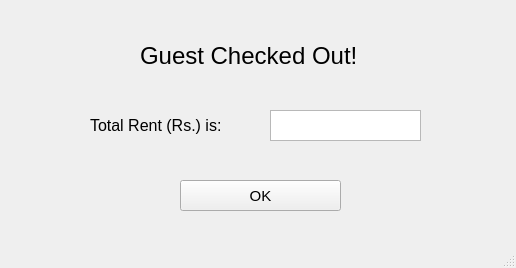
<?xml version="1.0" encoding="UTF-8"?>
<ui version="4.0">
 <class>after_checkout</class>
 <widget class="QMainWindow" name="after_checkout">
  <property name="geometry">
   <rect>
    <x>0</x>
    <y>0</y>
    <width>516</width>
    <height>268</height>
   </rect>
  </property>
  <property name="windowTitle">
   <string>MainWindow</string>
  </property>
  <widget class="QWidget" name="centralwidget">
   <widget class="QLabel" name="totalrent_label">
    <property name="enabled">
     <bool>true</bool>
    </property>
    <property name="geometry">
     <rect>
      <x>90</x>
      <y>110</y>
      <width>181</width>
      <height>31</height>
     </rect>
    </property>
    <property name="font">
     <font>
      <pointsize>12</pointsize>
     </font>
    </property>
    <property name="toolTip">
     <string>&lt;html&gt;&lt;head/&gt;&lt;body&gt;&lt;p&gt;Name&lt;/p&gt;&lt;/body&gt;&lt;/html&gt;</string>
    </property>
    <property name="whatsThis">
     <string>&lt;html&gt;&lt;head/&gt;&lt;body&gt;&lt;p&gt;Name&lt;/p&gt;&lt;/body&gt;&lt;/html&gt;</string>
    </property>
    <property name="text">
     <string>Total Rent (Rs.) is:</string>
    </property>
   </widget>
   <widget class="QListWidget" name="rentvalue">
    <property name="geometry">
     <rect>
      <x>270</x>
      <y>110</y>
      <width>151</width>
      <height>31</height>
     </rect>
    </property>
    <property name="font">
     <font>
      <pointsize>10</pointsize>
     </font>
    </property>
   </widget>
   <widget class="QPushButton" name="ok">
    <property name="geometry">
     <rect>
      <x>180</x>
      <y>180</y>
      <width>161</width>
      <height>31</height>
     </rect>
    </property>
    <property name="font">
     <font>
      <pointsize>11</pointsize>
     </font>
    </property>
    <property name="text">
     <string>OK</string>
    </property>
   </widget>
   <widget class="QLabel" name="guestcheckedout_label">
    <property name="enabled">
     <bool>true</bool>
    </property>
    <property name="geometry">
     <rect>
      <x>140</x>
      <y>30</y>
      <width>271</width>
      <height>51</height>
     </rect>
    </property>
    <property name="font">
     <font>
      <pointsize>18</pointsize>
     </font>
    </property>
    <property name="toolTip">
     <string>&lt;html&gt;&lt;head/&gt;&lt;body&gt;&lt;p&gt;Name&lt;/p&gt;&lt;/body&gt;&lt;/html&gt;</string>
    </property>
    <property name="whatsThis">
     <string>&lt;html&gt;&lt;head/&gt;&lt;body&gt;&lt;p&gt;Name&lt;/p&gt;&lt;/body&gt;&lt;/html&gt;</string>
    </property>
    <property name="text">
     <string>Guest Checked Out!</string>
    </property>
   </widget>
  </widget>
  <widget class="QStatusBar" name="statusbar"/>
 </widget>
 <resources/>
 <connections/>
</ui>
